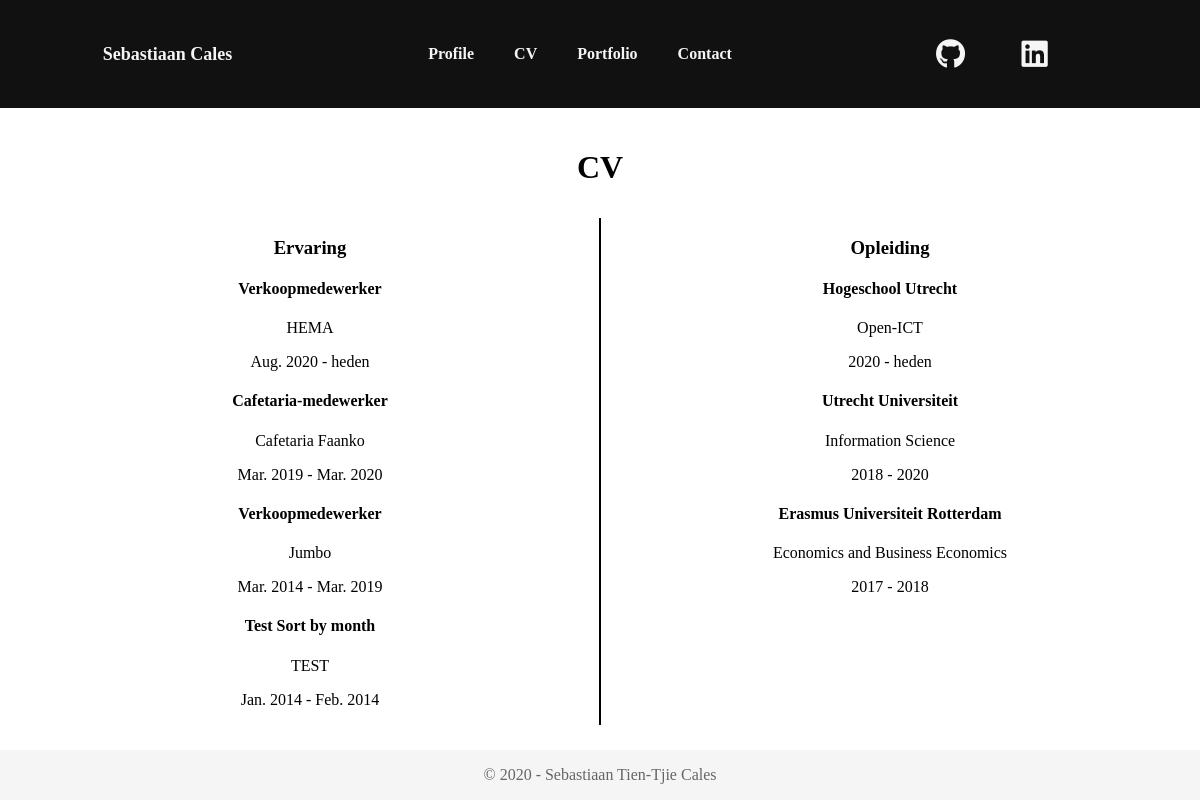
The app's page /cv/ with its own data.
### portfolio/models.py (models this page shows, shortened)
class Work_experience(models.Model):
	job_id = models.AutoField(primary_key=True)
	job_title = models.CharField(max_length=50)
	job_description = models.TextField()
	job_start_date = models.CharField(max_length=100)
	job_end_date = models.CharField(null=True, max_length=100)
	job_employer = models.CharField(max_length=100)
	profile = models.ForeignKey(Profile, on_delete=models.CASCADE)

class Education(models.Model):
	edu_id = models.AutoField(primary_key=True)
	edu_name = models.CharField(max_length=100)
	edu_institution = models.CharField(max_length=100)
	edu_start_date = models.CharField(max_length=100)
	edu_end_date = models.CharField(max_length = 100, null=True)
	profile = models.ForeignKey(Profile, on_delete=models.CASCADE)

### portfolio/views.py (the view)
# urls.py: path('cv/', views.cv, name ='portfolio-cv'),
def cv(request):
    work = Work_experience.objects.all()
    education = Education.objects.all()
    context ={
        'profile': Profile.objects.get(profile_id=1),
        'work_experiences': work_date_sort(work),
        'educations': education_date_sort(education),
        'document_title': "CV"
    }
    return render(request, 'portfolio/cv.html', context)

### portfolio/context_processors.py (called while the page is built)
def add_variable_to_context(request):
    return {
        'github': Social.objects.get(social_name='Github'),
        'linkedin': Social.objects.get(social_name='Linkedin'),
    }

### portfolio/sort.py (called while the page is built)
def work_date_sort(queryselector):
    sorted_by_year = sorted(queryselector,key = get_work_year,reverse=True)
    sorted_by_month = sorted(sorted_by_year, key= get_work_month, reverse=True)
    return sorted_by_month

def get_work_year(work_object):
    year = int(work_object.job_start_date.split(". ")[-1])
    return year

def get_work_month(work_object):
    month = work_object.job_start_date.split(". ")[0]
    indexed_month = month_index(month)
    return indexed_month

def education_date_sort(queryselector):
    sorted_by_year = sorted(queryselector,key = get_education_year,reverse=True)
    return sorted_by_year

def get_education_year(education_object):
    year = int(education_object.edu_start_date)
    return year

def month_index(month):
    index = {
        'jan': 1, 'feb': 2, 'mar': 3, 'apr': 4, 'mei': 5, 'jun': 6,
        'jul': 7, 'aug': 8, 'sep': 9, 'okt': 10, 'nov': 11, 'dec': 12
    }
    return index[month.lower()]

### portfolio/templates/portfolio/cv.html (shortened to what this page needs)
{% extends "portfolio/base.html" %}
{% load static %}
{% block style %}
<link rel="stylesheet" type= "text/css" href="{% static 'portfolio/cv.css' %}">
{% endblock style%}
{% block content %}
<div class="content_grid">
    <div class="row1">
        <h1>CV</h1>
    </div>
    <div class="row2">
        <div class="ervaringen">
        <h3>Ervaring</h3>
            {% for work in work_experiences %}
                <h4>{{work.job_title}}</h4>
                <p>{{work.job_employer}}</p>
                <p>{{work.job_start_date}} -
                {% if work.job_end_date == 'null'%}
                    heden
                {% else %}
                    {{work.job_end_date}}
                {% endif %}</p>
            {% endfor %}
        </div>
        <div class="vaardigheden">
            <h3>Opleiding</h3>
            {% for education in educations %}
                <h4>{{education.edu_institution}}</h4>
                <p>{{education.edu_name}}</p>
                <p>{{education.edu_start_date}} -
                    {% if education.edu_end_date == 'null'%}
                        heden
                    {% else %}
                        {{education.edu_end_date}}
                    {% endif %}</p>
            {% endfor %}
        </div>
    </div>
</div>
{% endblock content%}

### portfolio/static/portfolio/main.css (style rules this page uses)
.base_grid { min-height: 100vh; margin: 0; display: grid; grid-template-rows: auto 1fr auto; padding: 0; }

### portfolio/static/portfolio/cv.css (style rules this page uses)
.content_grid { display: grid; grid-template-rows: auto 1fr; grid-template-columns: 1fr 1fr; padding: 20px; gap:10px; }
.row1 { grid-row: 1/2; grid-column: 1/3; text-align: center; }
.row2 { display: grid; grid-row: 2/3; grid-column: 1/3; grid-template-columns: 1fr 1fr; background: linear-gradient(#000, #000) no-repeat center/2px 100%; }
.ervaringen { grid-row: 2/3; grid-column: 1/2; text-align: center; }
.vaardigheden { grid-row: 2/3; grid-column: 2/3; text-align: center; }

### records on screen
Work_experience: job_title "Verkoopmedewerker", job_employer "HEMA", job_start_date "Aug. 2020", job_end_date "heden"
Work_experience: job_title "Cafetaria-medewerker", job_employer "Cafetaria Faanko", job_start_date "Mar. 2019", job_end_date "Mar. 2020"
Work_experience: job_title "Verkoopmedewerker", job_employer "Jumbo", job_start_date "Mar. 2014", job_end_date "Mar. 2019"
Work_experience: job_title "Test Sort by month", job_employer "TEST", job_start_date "Jan. 2014", job_end_date "Feb. 2014"
Education: edu_institution "Hogeschool Utrecht", edu_name "Open-ICT", edu_start_date "2020", edu_end_date "heden"
Education: edu_institution "Utrecht Universiteit", edu_name "Information Science", edu_start_date "2018", edu_end_date "2020"
Education: edu_institution "Erasmus Universiteit Rotterdam", edu_name "Economics and Business Economics", edu_start_date "2017", edu_end_date "2018"
